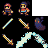

A level layout from a 2D game, rendered from its tile map. Below: a short description, then the map file with its tile-grid data intact:
An orthogonal 3x3 tile map with 16x16 px tiles, 1 tile layer (Tile Layer 1), 21 tilesets.

<map version="1.2" tiledversion="1.2.2" orientation="orthogonal" renderorder="right-down" width="3" height="3" tilewidth="16" tileheight="16" infinite="0" nextlayerid="2" nextobjectid="1">
 <tileset firstgid="1" source="Player0.tsx" />
 <tileset firstgid="121" source="mountains.tsx" />
 <tileset firstgid="241" source="Player1.tsx" />
 <tileset firstgid="361" source="tilehighlights/red_tile.tsx" />
 <tileset firstgid="362" source="tilehighlights/green_tile.tsx" />
 <tileset firstgid="363" source="tilehighlights/blue_tile.tsx" />
 <tileset firstgid="364" source="Door0.tsx" />
 <tileset firstgid="412" source="Door1.tsx" />
 <tileset firstgid="460" source="Slime0.tsx" />
 <tileset firstgid="500" source="Demon0.tsx" />
 <tileset firstgid="572" source="Demon1.tsx" />
 <tileset firstgid="644" source="white_tile.tsx" />
 <tileset firstgid="645" source="Elemental0.tsx" />
 <tileset firstgid="733" source="Elemental1.tsx" />
 <tileset firstgid="821" source="Slime1.tsx" />
 <tileset firstgid="861" source="Plant0.tsx" />
 <tileset firstgid="925" source="Plant1.tsx" />
 <tileset firstgid="989" source="MedWep.tsx" />
 <tileset firstgid="1005" source="Effect0.tsx" />
 <tileset firstgid="1213" source="Effect1.tsx" />
 <tileset firstgid="1421" source="Wand.tsx" />
 <layer id="1" name="Tile Layer 1" width="3" height="3">
  <data encoding="csv">
244,6,644,
1433,991,470,
991,1344,1347
</data>
 </layer>
</map>
